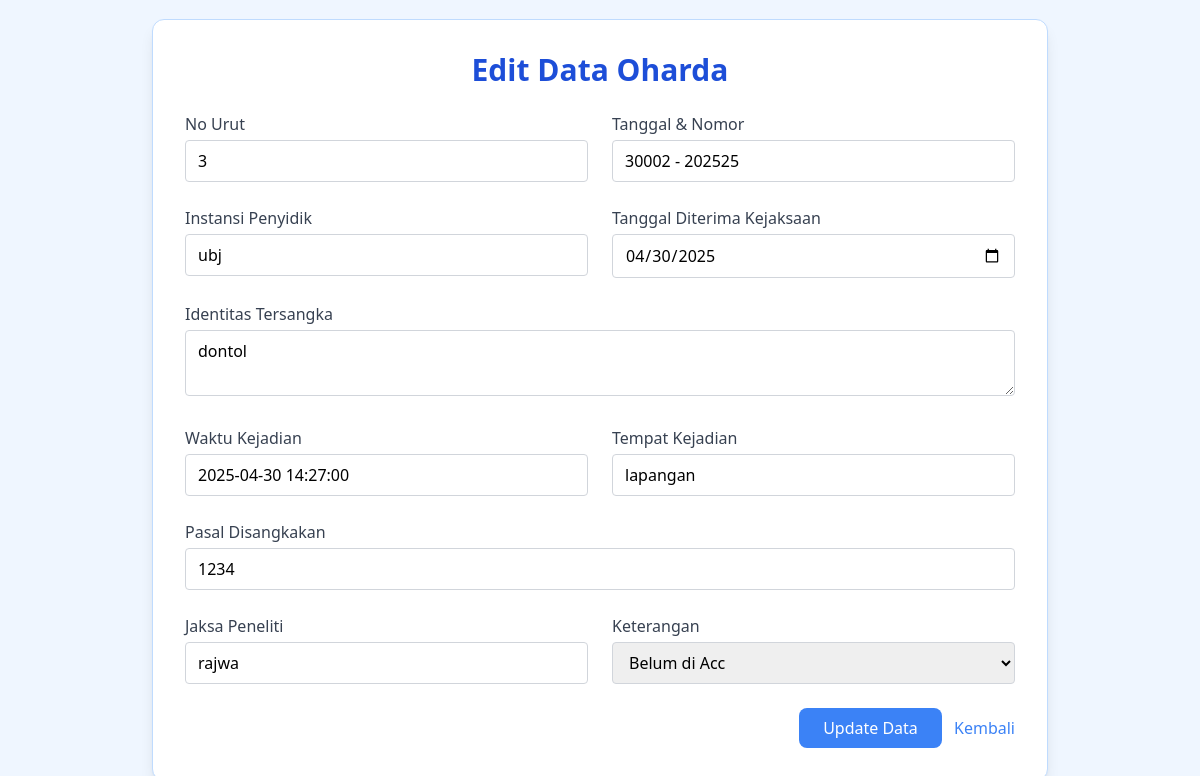
The page /admin/kemnegtibum/edit.php?id=4 on the database its author committed.
### tables this page shows
CREATE TABLE `oharda` (
  `id` int(11) NOT NULL,
  `no_urut` varchar(50) DEFAULT NULL,
  `tanggal_nomor` varchar(100) DEFAULT NULL,
  `instansi_penyidik` varchar(100) DEFAULT NULL,
  `tgl_diterima_kejaksaan` date DEFAULT NULL,
  `identitas_tersangka` text DEFAULT NULL,
  `waktu_kejadian` datetime DEFAULT NULL,
  `tempat_kejadian` varchar(255) DEFAULT NULL,
  `pasal_disangkakan` text DEFAULT NULL,
  `jaksa_peneliti` varchar(100) DEFAULT NULL,
  `keterangan` text DEFAULT NULL
);

### admin/kemnegtibum/edit.php (the view, shortened to what this page needs)
<?php
include '../../config.php';
if (isset($_GET['id'])) {
  $id = $_GET['id'];
  $result = mysqli_query($mysqli, "SELECT * FROM oharda WHERE id = $id");
  $row = mysqli_fetch_assoc($result);
}
?>
<!DOCTYPE html>
<html lang="id">
<head>
  <script src="https://cdn.tailwindcss.com"></script>
</head>
<body class="bg-blue-50 min-h-screen flex items-center justify-center px-4">
  <div class="max-w-4xl w-full bg-white p-8 rounded-xl shadow-lg border border-blue-200">
    <h2 class="text-3xl font-semibold text-blue-700 mb-6 text-center">Edit Data Oharda</h2>
    <form method="POST" class="grid grid-cols-1 md:grid-cols-2 gap-6">
      <div>
        <label class="block font-medium text-gray-700 mb-1">No Urut</label>
        <input type="text" name="no_urut" value="<?= $row['no_urut'] ?>" class="w-full border border-gray-300 rounded px-3 py-2">
      </div>
      <div>
        <label class="block font-medium text-gray-700 mb-1">Tanggal & Nomor</label>
        <input type="text" name="tanggal_nomor" value="<?= $row['tanggal_nomor'] ?>" class="w-full border border-gray-300 rounded px-3 py-2">
      </div>
      <div>
        <label class="block font-medium text-gray-700 mb-1">Instansi Penyidik</label>
        <input type="text" name="instansi_penyidik" value="<?= $row['instansi_penyidik'] ?>" class="w-full border border-gray-300 rounded px-3 py-2">
      </div>
      <div>
        <label class="block font-medium text-gray-700 mb-1">Tanggal Diterima Kejaksaan</label>
        <input type="date" name="tgl_diterima_kejaksaan" value="<?= $row['tgl_diterima_kejaksaan'] ?>" class="w-full border border-gray-300 rounded px-3 py-2">
      </div>
      <div class="md:col-span-2">
        <label class="block font-medium text-gray-700 mb-1">Identitas Tersangka</label>
        <textarea name="identitas_tersangka" rows="2" class="w-full border border-gray-300 rounded px-3 py-2"><?= $row['identitas_tersangka'] ?></textarea>
      </div>
      <div>
        <label class="block font-medium text-gray-700 mb-1">Waktu Kejadian</label>
        <input type="text" name="waktu_kejadian" value="<?= $row['waktu_kejadian'] ?>" class="w-full border border-gray-300 rounded px-3 py-2">
      </div>
      <div>
        <label class="block font-medium text-gray-700 mb-1">Tempat Kejadian</label>
        <input type="text" name="tempat_kejadian" value="<?= $row['tempat_kejadian'] ?>" class="w-full border border-gray-300 rounded px-3 py-2">
      </div>
      <div class="md:col-span-2">
        <label class="block font-medium text-gray-700 mb-1">Pasal Disangkakan</label>
        <input type="text" name="pasal_disangkakan" value="<?= $row['pasal_disangkakan'] ?>" class="w-full border border-gray-300 rounded px-3 py-2">
      </div>
      <div>
        <label class="block font-medium text-gray-700 mb-1">Jaksa Peneliti</label>
        <input type="text" name="jaksa_peneliti" value="<?= $row['jaksa_peneliti'] ?>" class="w-full border border-gray-300 rounded px-3 py-2">
      </div>
      <div>
        <label class="block font-medium text-gray-700 mb-1">Keterangan</label>
        <select name="keterangan" class="w-full border border-gray-300 rounded px-3 py-2">
          <option value="Belum di Acc" <?= $row['keterangan'] == 'Belum di Acc' ? 'selected' : '' ?>>Belum di Acc</option>
        </select>
      </div>
      <div class="md:col-span-2 text-right">
        <button type="submit" class="bg-blue-500 hover:bg-blue-600 text-white px-6 py-2 rounded-lg transition">Update Data</button>
        <a href="oharda.php" class="ml-2 text-blue-500 hover:underline">Kembali</a>
      </div>
    </form>
  </div>
</body>
</html>

### rows shown on the page
oharda: no_urut "3", tanggal_nomor "30002 - 202525", instansi_penyidik "ubj", tgl_diterima_kejaksaan "04/30/2025", identitas_tersangka "dontol", waktu_kejadian "2025-04-30 14:27:00", tempat_kejadian "lapangan", pasal_disangkakan "1234", jaksa_peneliti "rajwa", keterangan "Belum di Acc"
